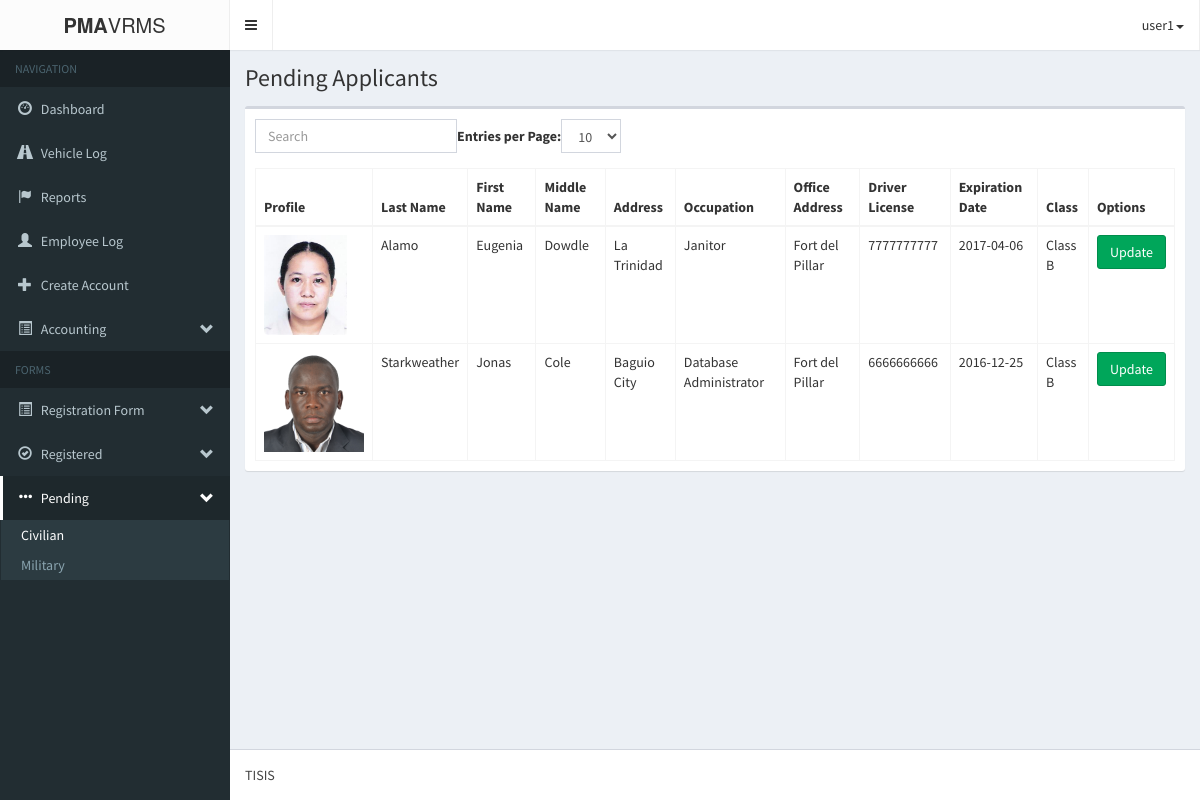
/pma-vrmsAdmin/pendingApplicant.php (signed in), run on an earlier commit of the app's database.
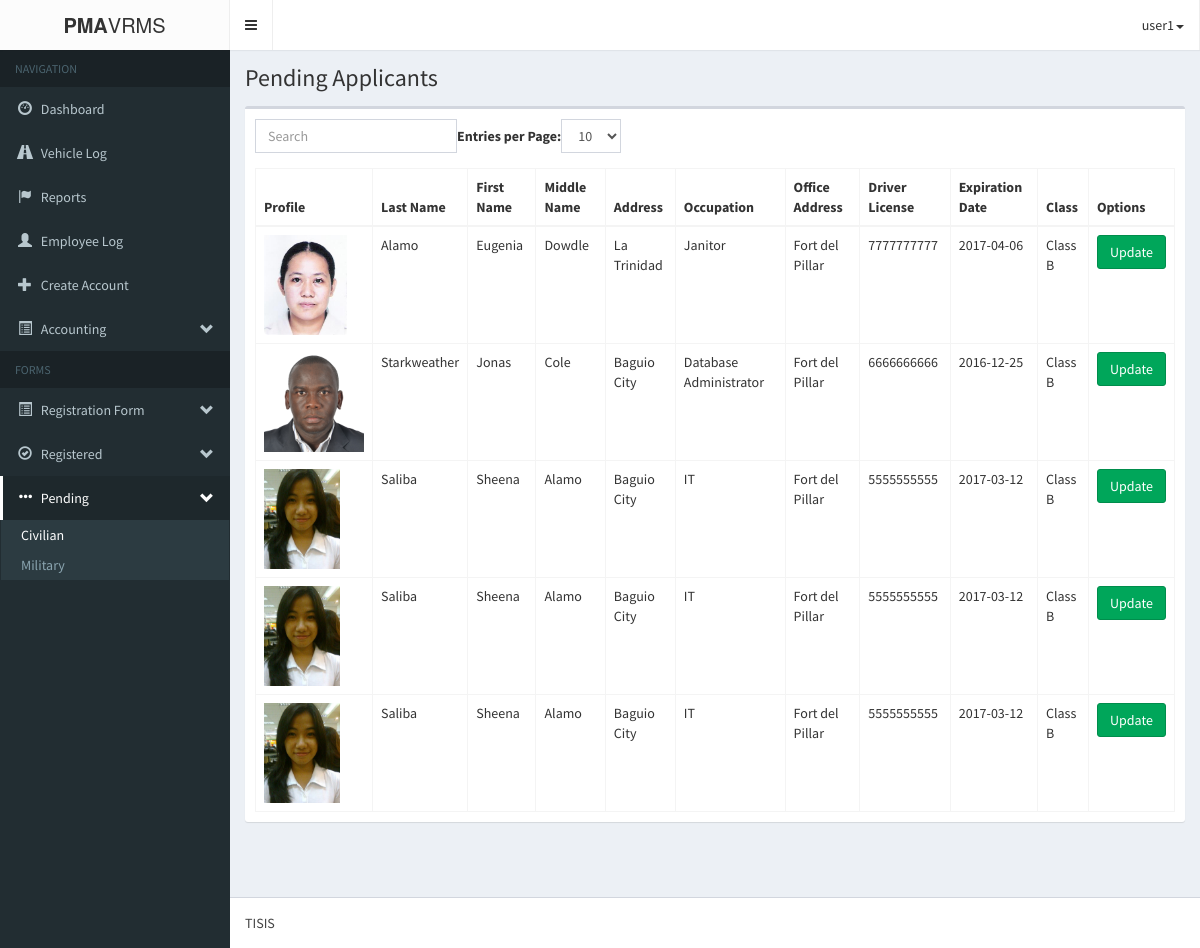
And on a later commit of the database.
### tables this page shows
CREATE TABLE IF NOT EXISTS `form1_applicantpd` (
  `a_applicantId` int(11) NOT NULL AUTO_INCREMENT,
  `a_profile` varchar(255) NOT NULL,
  `a_lastname` varchar(60) NOT NULL,
  `a_firstname` varchar(60) NOT NULL,
  `a_middlename` varchar(60) NOT NULL,
  `a_address` varchar(60) NOT NULL,
  `a_occupation` varchar(60) NOT NULL,
  `a_officeAddress` varchar(60) NOT NULL,
  `a_driversLicense` varchar(60) NOT NULL,
  `a_expirationDate` varchar(60) NOT NULL,
  `a_class` varchar(60) NOT NULL,
  `a_submitted_requirements` varchar(255) NOT NULL,
  `a_status` varchar(255) NOT NULL,
  `a_dateRegistered` datetime NOT NULL,
  `a_placeRegistered` varchar(65) NOT NULL,
  `a_vehicle_id` int(11) NOT NULL,
  `a_renew_status` int(11) NOT NULL,
  PRIMARY KEY (`a_applicantId`)
);

### pma-vrmsAdmin/login/session.php (called while the page is built, shortened)
<?php
	$dbc = mysqli_connect('localhost', 'root', '', 'pma-vrms');
	$user_check = $_SESSION['login_user'];
	$query = "SELECT username from admin_users
				WHERE username='$user_check'";
	$result = mysqli_query($dbc, $query)
				or die('Error querying database.');
	$row = mysqli_fetch_assoc($result);
	$login_session = $row['username'];
?>

### pma-vrmsAdmin/logic/pending_applicant_logic.php (called while the page is built, shortened)
<?php
	require_once('db/database.php');
	$database = new Database();
	$query = "SELECT form1_applicantpd.*, vehicle_information.* FROM form1_applicantpd JOIN vehicle_information ON form1_applicantpd.a_vehicle_id=vehicle_information.vehicleId WHERE form1_applicantpd.a_status='pending'  AND form1_applicantpd.a_renew_status = '1' ORDER BY a_dateRegistered DESC";
	$database->execute($query);
	$applicants = array();
?>

### pma-vrmsAdmin/db/database.php (called while the page is built, shortened)
<?php
	class Database{
		private $database;
		private function connect(){
			$host			= 'localhost';
			$username		= 'root';
			$password		= '';
			$database_name	= 'pma-vrms';
			$port			= 3306;
			$this->database = mysqli_connect($host, $username, $password, $database_name, $port);
		}
		public function execute($query){
			$this->result = mysqli_query($this->database, $query) OR die(mysqli_error($this->database));
		}
	}
?>

### pma-vrmsAdmin/pendingApplicant.php (the view, shortened to what this page needs)
<?php
include('login/session.php');
?>
<!DOCTYPE html>
<html>
<head>
	<link rel="stylesheet" href="bootstrap/css/bootstrap.min.css">
    <link rel="stylesheet" href="fonts/font-awesome.min.css">
    <link rel="stylesheet" href="css/style-main.min.css">
    <link rel="stylesheet" href="css/skin.min.css">
</head>
<body class="hold-transition skin-black sidebar-mini">
    <div class="wrapper">
      <header class="main-header">
        <div class="logo">
          <span class="logo-lg"><b>PMA</b>VRMS</span>
        </div>
        <nav class="navbar navbar-static-top" role="navigation">
          <a href="#" class="sidebar-toggle" data-toggle="offcanvas" role="button">
          </a>
            <ul class="nav navbar-nav pull-right">
			<li class="drop-down">
				<a class="drop-down toggle" data-toggle="dropdown" href=""><?php echo $login_session; ?><span class="caret"></span></a>
			</li>
		</ul>
        </nav>
      </header>
      <aside class="main-sidebar">
        <section class="sidebar">
          <ul class="sidebar-menu">
            <li class="header">NAVIGATION</li>
            <li class=""><a href="index.php"><i class="glyphicon glyphicon-dashboard"></i> <span>Dashboard</span></a></li>
            <li><a href="vehicleLog.php"><i class="glyphicon glyphicon-road"></i> <span>Vehicle Log</span></a></li>
            <li><a href="reports.php"><i class="glyphicon glyphicon-flag"></i> <span>Reports</span></a></li>
            <li><a href="login/logbook_page.php"><i class="glyphicon glyphicon-user"></i> <span>Employee Log</span></a></li>
            <li class=""><a href="login/create_account_page.php"><i class="glyphicon glyphicon-plus"></i> <span>Create Account</span></a></li>
            <li class="treeview">
              <a href="#"><i class="glyphicon glyphicon-list-alt"></i> <span>Accounting</span> <i class="glyphicon glyphicon-chevron-down pull-right"></i></a>
            </li>
            <li class="header">FORMS</li>
            <li class="treeview">
              <a href="#"><i class="glyphicon glyphicon-list-alt"></i> <span>Registration Form</span> <i class="glyphicon glyphicon-chevron-down pull-right"></i></a>
            </li>
            <li class="treeview">
              <a href="#"><i class="glyphicon glyphicon-ok-circle"></i> <span>Registered</span> <i class="glyphicon glyphicon-chevron-down pull-right"></i></a>
            </li>
            <li class="treeview active">
              <a href="#"><i class="glyphicon glyphicon-option-horizontal"></i> <span>Pending</span> <i class="glyphicon glyphicon-chevron-down pull-right"></i></a>
              <ul class="treeview-menu">
                <li class="active"><a href="pendingApplicant.php">Civilian</a></li>
                <li><a href="pendingMilitary.php">Military</a></li>
              </ul>
            </li>
          </ul>
        </section>
      </aside>
      <div class="content-wrapper">
        <section class="content-header">
          <h1>
            Pending Applicants
          </h1>
        </section>
        <section class="content">
	       <?php include('logic/pending_applicant_logic.php'); ?>
		<div class="'container">
			<div class="row">
				<div class="col-md-12">
                    <div class="box">
                        <div class="box-body">
                            <table class="table table-bordered table-hover" id="bootstrap-table">
						<thead>
              <th>Profile</th>
							<th>Last Name</th>
							<th>First Name</th>
							<th>Middle Name</th>
							<th>Address</th>
							<th>Occupation</th>
							<th>Office Address</th>
							<th>Driver License</th>
							<th>Expiration Date</th>
							<th>Class</th>
							<th>Options</th>
						</thead>
						<tbody>
							<?php
								foreach ($applicants as $key => $applicant) {
									echo <<<DATA
										<tr id='applicant_$key'>
											<td style='display:none'>$applicant[a_applicantId]</td>
                      <td><img src='img/profile/applicant/$applicant[a_profile]' height='100px;'></td>
											<td>$applicant[a_lastname]</td>
											<td>$applicant[a_firstname]</td>
											<td>$applicant[a_middlename]</td>
											<td>$applicant[a_address]</td>
											<td>$applicant[a_occupation]</td>
											<td>$applicant[a_officeAddress]</td>
											<td>$applicant[a_driversLicense]</td>
											<td>$applicant[a_expirationDate]</td>
											<td>$applicant[a_class]</td>
											<td><button class="btn btn-success" data-toggle='modal' data-target='#update_applicant' onclick='update_applicant($key)'>Update</button></td>
										</tr>
DATA;
								}
							?>
						</tbody>
					</table>
                        </div>
                    </div>
				</div>
			</div>
		</div>
        </section>
        <br/><br/>
        </div>
      <footer class="main-footer">
        TISIS
      </footer>
    </div>
</body>
</html>

What changed in the data, as far as the page shows it:
added form1_applicantpd: a_profile (picture), a_lastname "Saliba", a_firstname "Sheena", a_middlename "Alamo", a_address "Baguio City", a_occupation "IT", a_officeAddress "Fort del Pillar", a_driversLicense "5555555555", a_expirationDate "2017-03-12", a_class "Class B"
added form1_applicantpd: a_profile (picture), a_lastname "Saliba", a_firstname "Sheena", a_middlename "Alamo", a_address "Baguio City", a_occupation "IT", a_officeAddress "Fort del Pillar", a_driversLicense "5555555555", a_expirationDate "2017-03-12", a_class "Class B"
added form1_applicantpd: a_profile (picture), a_lastname "Saliba", a_firstname "Sheena", a_middlename "Alamo", a_address "Baguio City", a_occupation "IT", a_officeAddress "Fort del Pillar", a_driversLicense "5555555555", a_expirationDate "2017-03-12", a_class "Class B"
